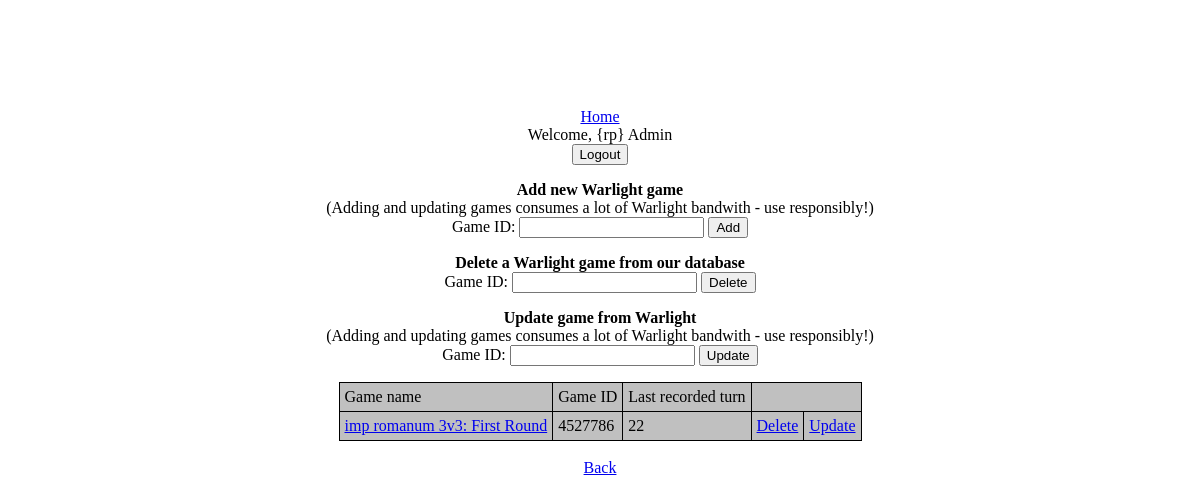
Screenshot of /manage_games.php (signed in) with the database file from the repository.
### tables this page shows
CREATE TABLE IF NOT EXISTS `players` (
  `ID` int(10) NOT NULL AUTO_INCREMENT,
  `mail` varchar(50) NOT NULL,
  `wl_id` varchar(20) NOT NULL,
  `pwd` varchar(50) NOT NULL,
  `role` varchar(15) NOT NULL,
  `name` varchar(50) NOT NULL,
  `member` varchar(1) NOT NULL,
  `color` varchar(7) NOT NULL,
  `headline` text NOT NULL,
  `clan` varchar(50) NOT NULL,
  `profile_pic` varchar(5) NOT NULL,
  PRIMARY KEY (`ID`)
);

CREATE TABLE IF NOT EXISTS `games` (
  `ID` int(11) NOT NULL AUTO_INCREMENT,
  `game_id` varchar(20) NOT NULL,
  `turn` int(11) NOT NULL,
  `game_name` varchar(255) NOT NULL,
  PRIMARY KEY (`ID`)
);

### functions/db_functions.php (called while the page is built, shortened)
<?php
function condb(){
    include("mysql_config.php");
    $mysqli = new mysqli($host, $username, $password, $database);
    return $mysqli;
}
function query_db($table, $keys, $queried_key, $single){
    $mysqli = condb();
    $return_val = NULL;
    if($keys != NULL){
	$n_keys=1;
	$w_keys=" WHERE ";
	foreach($keys as $key=>$value){
            $w_keys.= "`".$key."` = '".$value."'";
	}
    }else{
        $w_keys = "";
    }
    $query="SELECT $queried_key FROM `".$table."`".$w_keys;
    if($result = $mysqli->query($query)){
        $num = $result->num_rows;
        switch ($num){
            case 1:
                if($single){
                    $data = $result->fetch_assoc();
                    $string = $data[$queried_key];
                    $return_val = $string;
                }else{
                    $return_val = $result->fetch_assoc();
                }
                break;
        }
    }else{
        header("Location: error.php?err=ALERT! Error getting $w_keys with value $value from $table");
        $return_val = NULL;
    }
    $thread = $mysqli->thread_id;
    return $return_val;
}

### manage_games.php (the view, shortened to what this page needs)
<?php
include("header.php");
?>
<?php if($role == ROLE_ADMIN){ ?>
<form name=add_game action=add_game.php method=get>
	<b>Add new Warlight game</b><br/> (Adding and updating games consumes a lot of Warlight bandwith - use responsibly!)<br/>
	Game ID:
	<INPUT TYPE=text name=game_id>
	<input name=action type=submit value="Add">
</form>
<form name=delete_game action=delete_game.php method=get>
	<b>Delete a Warlight game from our database</b><br/>
	Game ID:
	<INPUT TYPE=text name=game_id>
	<input name=action type=submit value="Delete">
</form>
<?php } ?>
<?php if($role <= ROLE_ADVANCED){ ?>
<form name=fetch_turn action=fetch_turn.php method=get>
	<b>Update game from Warlight </b> <br/>(Adding and updating games consumes a lot of Warlight bandwith - use responsibly!)<br/>
	Game ID:
	<INPUT TYPE=text name=game_id>
	<input name=action type=submit value="Update">
</form>
<?php } ?>
<?php
echo '<table>';
echo '<tr><td>Game name</td><td>Game ID</td><td>Last recorded turn</td></tr>';
$games = query_db("games", NULL, "*", FALSE);
if(isset($games['game_name'])){
    $games_raw = $games;
    $games = array();
    $games[] = $games_raw;
}
if($games){
    foreach ($games as $game){
        $name = $game['game_name'];
        $wl_id = $game['game_id'];
        $turn = $game['turn'];
        echo "<tr><td><a href=\"game.php?game_id=$wl_id\">$name</a></td><td>$wl_id</td><td>$turn</td>";
        if($role == ROLE_ADMIN){
            echo "<td><a href=\"delete_game.php?game_id=$wl_id&action=Delete\">Delete</a></td>";
        }
        if($role <= ROLE_ADVANCED){
            echo "<td><a href=\"fetch_turn.php?game_id=$wl_id&action=Update\">Update</a></td>";
        }
        echo "</tr>";
    }
}
echo '</table>';
?>
<br /><a href="index.php">Back</a>
<?php include("footer.php");?>

### header.php (shortened to what this page needs)
<html>
    <head>
        <link rel="stylesheet" type="text/css" href="style.css">
    </head>
    <body>
        <div class="main">
<?php
include("functions/db_functions.php");
if(isset($_SESSION["mail"])){
    $loged=FALSE;
    $pass=$_SESSION["pass"];
    $m_search = array("mail"=>$_SESSION["mail"]);
    $db_pwd = query_db('players', $m_search, 'pwd', TRUE);
    $role = query_db('players', $m_search, 'role', TRUE);
    if( ($db_pwd == $pass) && ($role < ROLE_UNCONFIRMED) ){
        $loged = TRUE;
    }elseif( ($db_pwd == $pass) && ($role == ROLE_UNCONFIRMED) ){
        $confirmed="pending";
    }else{
        $confirmed="wrong";
    }
} else {
    $loged=FALSE;
    $confirmed = "";
}
if($loged == FALSE){
    if($confirmed=="pending"){
            echo "Welcome, ".query_db("players",$m_search,"name",TRUE)."<br/>";
            echo "Your login is valid, but your account has not been validated yet."
            . "</br> You need to contact an admin of {rp} before you can access the system.";?>
            <form name=login action=index.php method=post>
                    <input name=action type=submit value="Logout">
            </form>
    <?php }else{
            if($confirmed=="wrong"){
                echo "Login incorrect<br/>";
            }
    echo "You must log in";
        include("intro.php");
    }
    include("footer.php");
}else{
    echo "<a href='http://www.veintegenarios.net/wl/'>Home</a><br/>";
    echo "Welcome, ".query_db("players",$m_search,"name",TRUE);
    ?>
    <form name=login action=index.php method=post>
            <input name=action type=submit value="Logout">
    </form>
    <?php
}

### style.css (style rules this page uses)
body { position: relative; top: 100px; text-align: center; }
table { margin-left: auto; margin-right: auto; border-collapse: collapse; background-color: #C0C0C0; }
tr, td { border: 1px solid black; padding: 5px; }

### rows the page displays
players: name "{rp} Admin"
games: game_name "imp romanum 3v3: First Round", game "4527786", turn "22"
